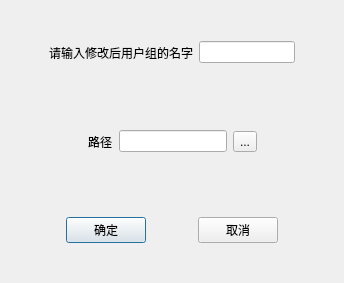
<?xml version="1.0" encoding="UTF-8"?>
<ui version="4.0">
 <class>EditGroupDialog</class>
 <widget class="QDialog" name="EditGroupDialog">
  <property name="geometry">
   <rect>
    <x>0</x>
    <y>0</y>
    <width>344</width>
    <height>283</height>
   </rect>
  </property>
  <property name="windowTitle">
   <string>Dialog</string>
  </property>
  <layout class="QVBoxLayout" name="verticalLayout">
   <item>
    <widget class="QWidget" name="widget" native="true">
     <layout class="QHBoxLayout" name="horizontalLayout">
      <item>
       <spacer name="horizontalSpacer_3">
        <property name="orientation">
         <enum>Qt::Horizontal</enum>
        </property>
        <property name="sizeHint" stdset="0">
         <size>
          <width>40</width>
          <height>20</height>
         </size>
        </property>
       </spacer>
      </item>
      <item>
       <widget class="QLabel" name="label_2">
        <property name="text">
         <string>请输入修改后用户组的名字</string>
        </property>
       </widget>
      </item>
      <item>
       <widget class="QLineEdit" name="groupname"/>
      </item>
      <item>
       <spacer name="horizontalSpacer_4">
        <property name="orientation">
         <enum>Qt::Horizontal</enum>
        </property>
        <property name="sizeHint" stdset="0">
         <size>
          <width>40</width>
          <height>20</height>
         </size>
        </property>
       </spacer>
      </item>
     </layout>
    </widget>
   </item>
   <item>
    <widget class="QWidget" name="widget_2" native="true">
     <layout class="QHBoxLayout" name="horizontalLayout_3">
      <item>
       <spacer name="horizontalSpacer">
        <property name="orientation">
         <enum>Qt::Horizontal</enum>
        </property>
        <property name="sizeHint" stdset="0">
         <size>
          <width>20</width>
          <height>20</height>
         </size>
        </property>
       </spacer>
      </item>
      <item>
       <widget class="QLabel" name="label_3">
        <property name="text">
         <string>路径</string>
        </property>
       </widget>
      </item>
      <item>
       <widget class="QLineEdit" name="path">
        <property name="baseSize">
         <size>
          <width>60</width>
          <height>0</height>
         </size>
        </property>
       </widget>
      </item>
      <item>
       <widget class="QToolButton" name="findpath">
        <property name="text">
         <string>...</string>
        </property>
       </widget>
      </item>
      <item>
       <spacer name="horizontalSpacer_2">
        <property name="orientation">
         <enum>Qt::Horizontal</enum>
        </property>
        <property name="sizeHint" stdset="0">
         <size>
          <width>40</width>
          <height>20</height>
         </size>
        </property>
       </spacer>
      </item>
     </layout>
    </widget>
   </item>
   <item>
    <widget class="QWidget" name="widget_3" native="true">
     <layout class="QHBoxLayout" name="horizontalLayout_4">
      <item>
       <spacer name="horizontalSpacer_5">
        <property name="orientation">
         <enum>Qt::Horizontal</enum>
        </property>
        <property name="sizeHint" stdset="0">
         <size>
          <width>40</width>
          <height>20</height>
         </size>
        </property>
       </spacer>
      </item>
      <item>
       <widget class="QPushButton" name="confirm">
        <property name="text">
         <string>确定</string>
        </property>
       </widget>
      </item>
      <item>
       <spacer name="horizontalSpacer_7">
        <property name="orientation">
         <enum>Qt::Horizontal</enum>
        </property>
        <property name="sizeHint" stdset="0">
         <size>
          <width>40</width>
          <height>20</height>
         </size>
        </property>
       </spacer>
      </item>
      <item>
       <widget class="QPushButton" name="cancel">
        <property name="text">
         <string>取消</string>
        </property>
       </widget>
      </item>
      <item>
       <spacer name="horizontalSpacer_6">
        <property name="orientation">
         <enum>Qt::Horizontal</enum>
        </property>
        <property name="sizeHint" stdset="0">
         <size>
          <width>40</width>
          <height>20</height>
         </size>
        </property>
       </spacer>
      </item>
     </layout>
    </widget>
   </item>
  </layout>
 </widget>
 <resources/>
 <connections/>
</ui>
